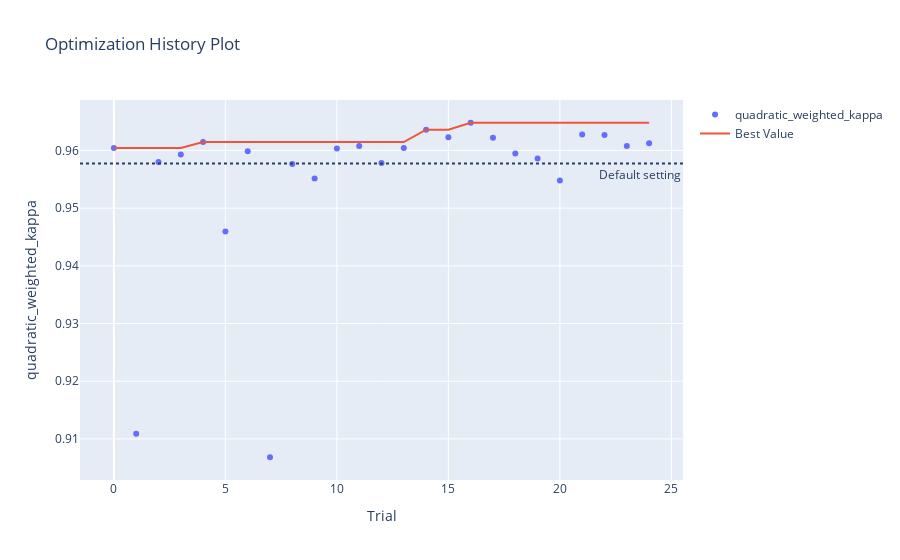

Notebook code for this chart:
### Code cell
svm.plot()

### Figure 1 — Plotly figure (JSON) as saved in the notebook; plotly's stock layout.template omitted (floating-point values rounded to 4 significant figures)
{"data": [{"mode": "markers", "name": "quadratic_weighted_kappa", "type": "scatter", "x": [0, 1, 2, 3, 4, 5, 6, 7, 8, 9, 10, 11, 12, 13, 14, 15, 16, 17, 18, 19, 20, 21, 22, 23, 24], "y": [0.9604, 0.9109, 0.958, 0.9593, 0.9615, 0.946, 0.9599, 0.9068, 0.9576, 0.9551, 0.9604, 0.9608, 0.9578, 0.9604, 0.9636, 0.9623, 0.9648, 0.9622, 0.9595, 0.9586, 0.9548, 0.9628, 0.9627, 0.9608, 0.9613]}, {"mode": "lines", "name": "Best Value", "type": "scatter", "x": [0, 1, 2, 3, 4, 5, 6, 7, 8, 9, 10, 11, 12, 13, 14, 15, 16, 17, 18, 19, 20, 21, 22, 23, 24], "y": [0.9604, 0.9604, 0.9604, 0.9604, 0.9615, 0.9615, 0.9615, 0.9615, 0.9615, 0.9615, 0.9615, 0.9615, 0.9615, 0.9615, 0.9636, 0.9636, 0.9648, 0.9648, 0.9648, 0.9648, 0.9648, 0.9648, 0.9648, 0.9648, 0.9648]}, {"marker": {"color": "#cccccc"}, "mode": "markers", "name": "Infeasible Trial", "showlegend": false, "type": "scatter", "x": [], "y": []}], "layout": {"annotations": [{"showarrow": false, "text": "Default setting", "x": 1, "xanchor": "right", "xref": "x domain", "y": 0.9577, "yanchor": "top", "yref": "y"}], "shapes": [{"line": {"dash": "dot"}, "type": "line", "x0": 0, "x1": 1, "xref": "x domain", "y0": 0.9577, "y1": 0.9577, "yref": "y"}], "title": {"text": "Optimization History Plot"}, "xaxis": {"title": {"text": "Trial"}}, "yaxis": {"title": {"text": "quadratic_weighted_kappa"}}}}
